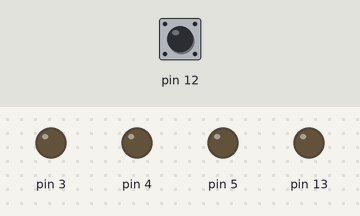
Recording of a sketch running on a simulated Arduino Uno, built with avr-gcc and run on an emulated ATmega328P. On the bench: output pins drawn as LEDs (lit = HIGH). Inputs (shaded band) come from the test bench; at power-on: pin 12 HIGH.

Above: at 1.2 s.
1.3 s: pin 12 pulled LOW for 1 s
At 1.5 s:
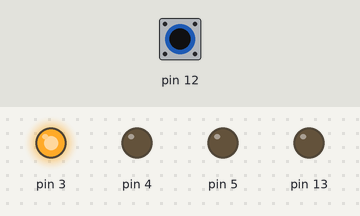
At 1.9 s:
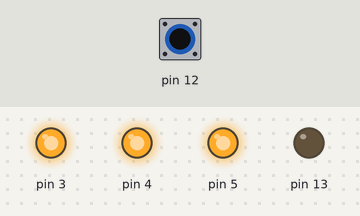
Timing chart, 0 to 4.3 s (numbered marks = the images above; inputs shaded):
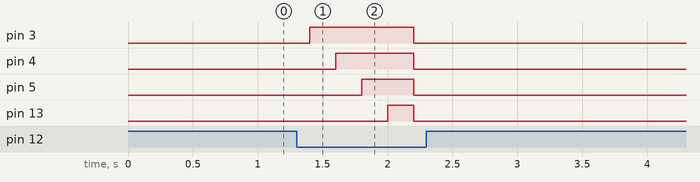

Measured:
- after the input at 1.3 s, pin 3: LOW → HIGH after 0.10 s, → LOW 0.80 s later; pin 4: LOW → HIGH after 0.30 s, → LOW 0.60 s later; pin 5: LOW → HIGH after 0.50 s, → LOW 0.40 s later; pin 13: LOW → HIGH after 0.70 s, → LOW 0.20 s later

The sketch:

one_by_one_led_start_by_push_button.ino
```cpp
int count =0;

void setup(){
  pinMode(12,INPUT_PULLUP);
  pinMode(3,OUTPUT);
  pinMode(4,OUTPUT);
  pinMode(5,OUTPUT);
  pinMode(13,OUTPUT);
}

void loop(){
  int val=digitalRead(12);
  if(val==0){
    count=count+1;
  }
  switch(count){
    case 1:
    digitalWrite(3,HIGH);
    break;

    case 2:
    digitalWrite(4,HIGH);
    break;

    case 3:
    digitalWrite(5,HIGH);
    break;

    case 4:
    digitalWrite(13,HIGH);
    break;

    default:
    digitalWrite(3,LOW);
    digitalWrite(4,LOW);
    digitalWrite(5,LOW);
    digitalWrite(13,LOW);


  }delay(200);

}
```
